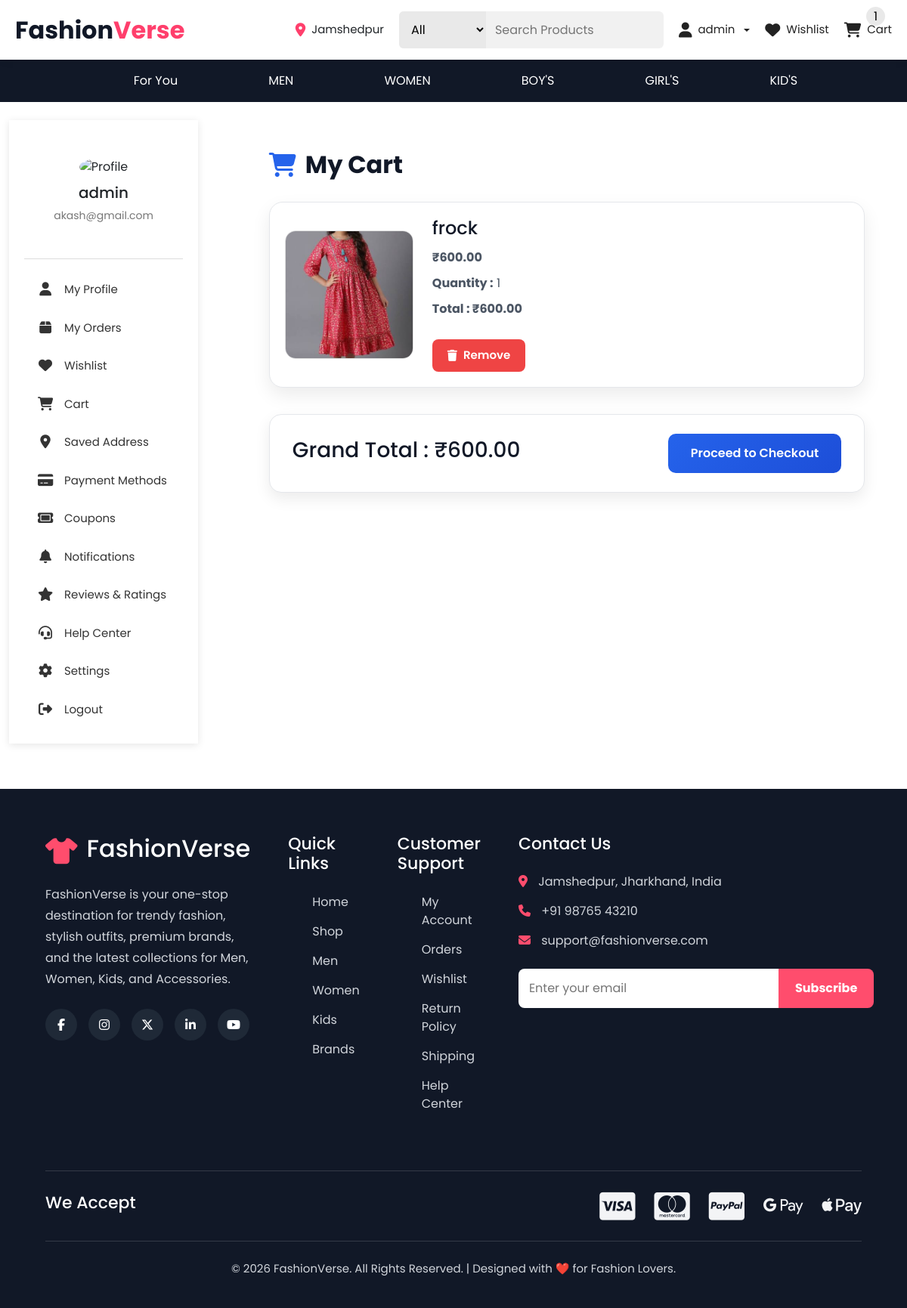
The page /cart/ (signed in) on the database as committed earlier.
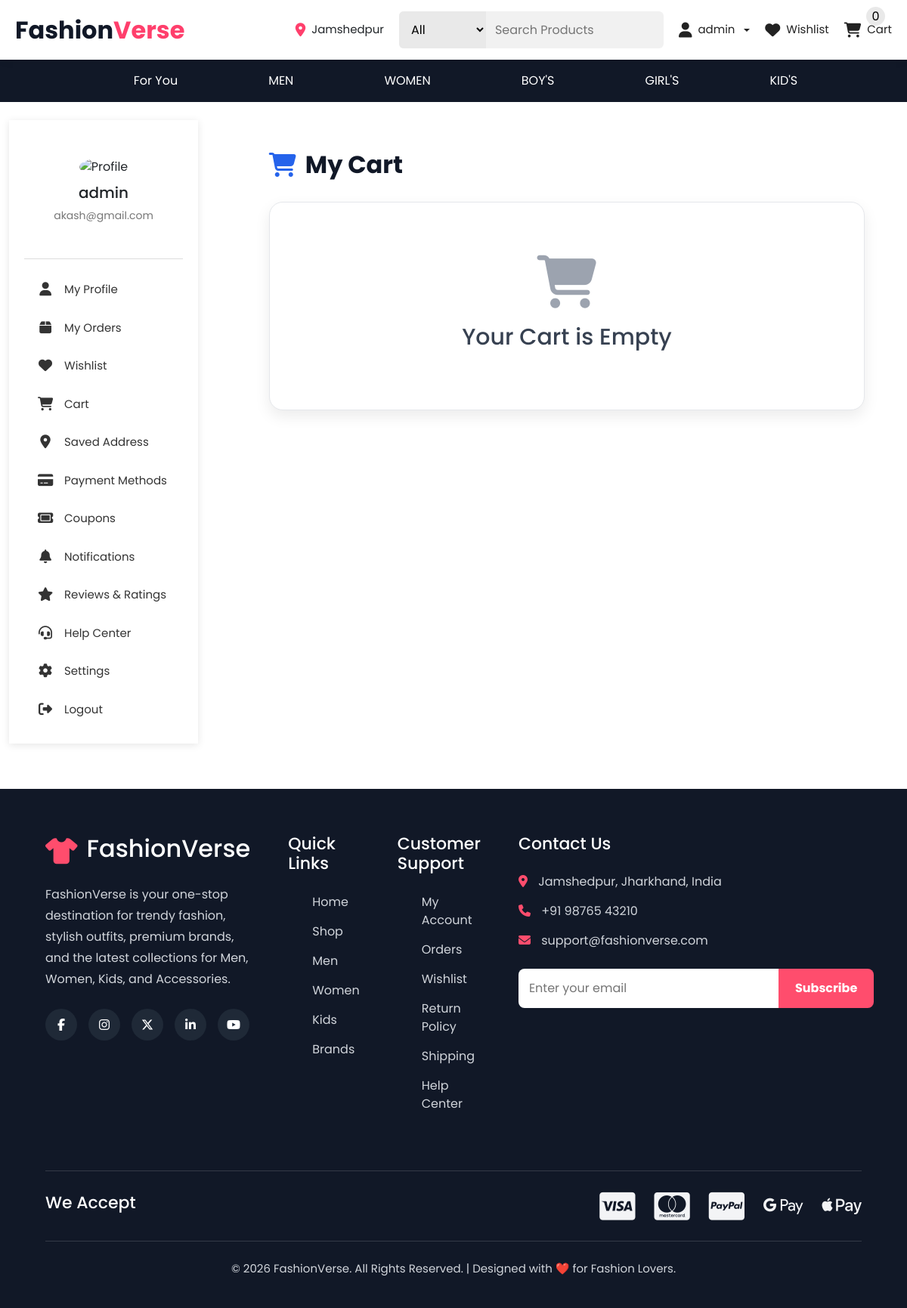
The same page on the database as committed later.
### cart/models.py (models this page shows, shortened)
class Cart(models.Model):
    user = models.ForeignKey(
        User,
        on_delete=models.CASCADE,
        related_name="cart_items"
    )
    product = models.ForeignKey(
        Product,
        on_delete=models.CASCADE,
        related_name="cart_items"
    )
    quantity = models.PositiveIntegerField(default=1)
    added_at = models.DateTimeField(auto_now_add=True)
    class Meta:
        unique_together = ("user", "product")
    @property
    def total_price(self):
        return self.quantity * self.product.selling_price

### vendors/models.py (models this page shows, shortened)
class Product(models.Model):
    STOCK_STATUS = (
        ("In Stock", "In Stock"),
        ("Out of Stock", "Out of Stock"),
    )
    SIZE_CHOICES = (
        ("XS", "XS"),
        ("S", "S"),
        ("M", "M"),
        ("L", "L"),
        ("XL", "XL"),
        ("XXL", "XXL"),
    )
    COLOR_CHOICES = (
        ("Black", "Black"),
        ("White", "White"),
        ("Blue", "Blue"),
        ("Red", "Red"),
        ("Green", "Green"),
        ("Yellow", "Yellow"),
        ("Pink", "Pink"),
        ("Grey", "Grey"),
    )
    vendor = models.ForeignKey(
        Vendor,
        on_delete=models.CASCADE,
        related_name="products"
    )
    category = models.ForeignKey(
        Category,
        on_delete=models.CASCADE,
        related_name="products"
    )
    product_name = models.CharField(max_length=200)
    brand = models.CharField(max_length=100, blank=True)
    description = models.TextField()
    original_price = models.DecimalField(max_digits=10, decimal_places=2)
    selling_price = models.DecimalField(max_digits=10, decimal_places=2)
    quantity = models.PositiveIntegerField(default=1)
    stock_status = models.CharField(
        max_length=20,
        choices=STOCK_STATUS,
        default="In Stock"
    )
    size = models.CharField(
        max_length=10,
        choices=SIZE_CHOICES,
        blank=True,
        null=True
    )
    color = models.CharField(
        max_length=20,
        choices=COLOR_CHOICES,
        blank=True,
        null=True
    )
    product_image = models.ImageField(
        upload_to="products/",
        blank=True,
        null=True
    )
    is_featured = models.BooleanField(default=False)
    is_active = models.BooleanField(default=True)
    created_at = models.DateTimeField(auto_now_add=True)
    updated_at = models.DateTimeField(auto_now=True)

### cart/views.py (the view)
@login_required
def cart_page(request):
    cart_items = Cart.objects.filter(
        user=request.user
    )
    total = sum(item.total_price for item in cart_items)
    num_of_items = (
        Cart.objects.filter(user=request.user)
        .aggregate(total=Sum("quantity"))["total"] or 0
    )
    request.session["num_of_items"] = num_of_items
    return render(
        request,
        "cart/cart.html",
        {
            "cart_items": cart_items,
            "total": total,
            "num_of_items":num_of_items,
        }
    )

### cart/templates/cart/cart.html
{% extends 'dashboard_base.html' %}
{% load static %}
{% block css %}<link rel="stylesheet" href="{% static 'css/mycart.css' %}">{% endblock %}
{% block main_content %}
<div class="mycart-container">
    <h2 class="cart-heading">
        <i class="fa-solid fa-cart-shopping"></i>
        My Cart
    </h2>
    {% for item in cart_items %}
    <div class="cart-card">
        <div class="cart-image">
            <img src="{{ item.product.product_image.url }}" alt="">
        </div>
        <div class="cart-details">
            <h3>{{ item.product.product_name }}</h3>
            <p class="price">
                ₹{{ item.product.selling_price }}
            </p>
            <p>
                <strong>Quantity :</strong>
                {{ item.quantity }}
            </p>
            <p class="total">
                Total : ₹{{ item.total_price }}
            </p>
            <a href="{% url 'cart:remove_cart' item.id %}" class="remove-btn">
                <i class="fa-solid fa-trash"></i>
                Remove
            </a>
        </div>
    </div>
    {% empty %}
    <div class="empty-cart">
        <i class="fa-solid fa-cart-shopping"></i>
        <h2>Your Cart is Empty</h2>
    </div>
    {% endfor %}
    {% if cart_items %}
    <div class="cart-footer">
        <h2>Grand Total : ₹{{ total }}</h2>
        <a href="#" class="checkout-btn">
            Proceed to Checkout
        </a>
    </div>
    {% endif %}
</div>
{% endblock %}

### templates/includes/navbar.html (shortened to what this page needs)
{% load static %}
<nav class="top-navbar">
  <div class="logo">
    <a href="{% url 'core:home' %}">
      Fashion<span>Verse</span>
    </a>
  </div>
  <div class="nav-wrapper" id="navWrapper">
    <div class="location">
      <i class="fa-solid fa-location-dot"></i>
      <span>Jamshedpur</span>
    </div>
    <div class="search-box">
      <select>
        <option>All</option>
      </select>
      <input
        type="text"
        placeholder="Search Products"
      />
    </div>
    <div class="nav-icons">
      <div class="dropdown">
        <a
          href="#"
          class="icon-box dropdown-toggle"
          data-bs-toggle="dropdown"
          aria-expanded="false"
        >
          <i class="fa-solid fa-user"></i>
          {% if user.is_authenticated %}
            <span>{{ user.username }}</span>
          {% else %}
            <span>Login</span>
          {% endif %}
        </a>
      </div>
      {% if user.is_authenticated %}
        <a
          href="{% url 'wishlist:mywishlist' %}"
          class="icon-box"
        >
          <i class="fa-solid fa-heart"></i>
          <span>Wishlist</span>
        </a>
      {% endif %}
      {% if request.session.num_of_items %}
        <p class="number_of_items">
          {{ request.session.num_of_items }}
        </p>
      {% else %}
        <p class="number_of_items">
          0
        </p>
      {% endif %}
      {% if user.is_authenticated %}
        <a
          href="{% url 'cart:cart_page' %}"
          class="icon-box"
        >
          <i class="fa-solid fa-cart-shopping"></i>
          <span>Cart</span>
        </a>
      {% endif %}
    </div>
  </div>
</nav>
<nav class="down-navbar">
  <ul class="nav-links">
    <li>
      <a
        href="{% url 'core:home' %}"
        class="{% if request.resolver_match.url_name == 'home' %}active{% endif %}"
      >
        For You
      </a>
    </li>
    <li>
      <a
        href="{% url 'core:men' %}"
        class="{% if request.resolver_match.url_name == 'men' %}active{% endif %}"
      >
        MEN
      </a>
    </li>
    <li>
      <a
        href="{% url 'core:women' %}"
        class="{% if request.resolver_match.url_name == 'women' %}active{% endif %}"
      >
        WOMEN
      </a>
    </li>
    <li>
      <a
        href="{% url 'core:boys' %}"
        class="{% if request.resolver_match.url_name == 'boys' %}active{% endif %}"
      >
        BOY'S
      </a>
    </li>
    <li>
      <a
        href="{% url 'core:girls' %}"
        class="{% if request.resolver_match.url_name == 'girls' %}active{% endif %}"
      >
        GIRL'S
      </a>
    </li>
    <li>
      <a
        href="{% url 'core:kids' %}"
        class="{% if request.resolver_match.url_name == 'kids' %}active{% endif %}"
      >
        KID'S
      </a>
    </li>
  </ul>
</nav>

Rows that differ between the two databases and show on the page:
removed Cart: product.product_image (picture), product.product_name "frock", product.selling_price "600.00", quantity "1", total_price "600.00"
Other text that changed with them:
{{ request.session.num_of_items }}: "1" → (not shown)
{{ total }}: "600.00" → (not shown)
text no longer shown: "Grand Total : ₹ Proceed to Checkout"
text now shown: "0 Your Cart is Empty"
